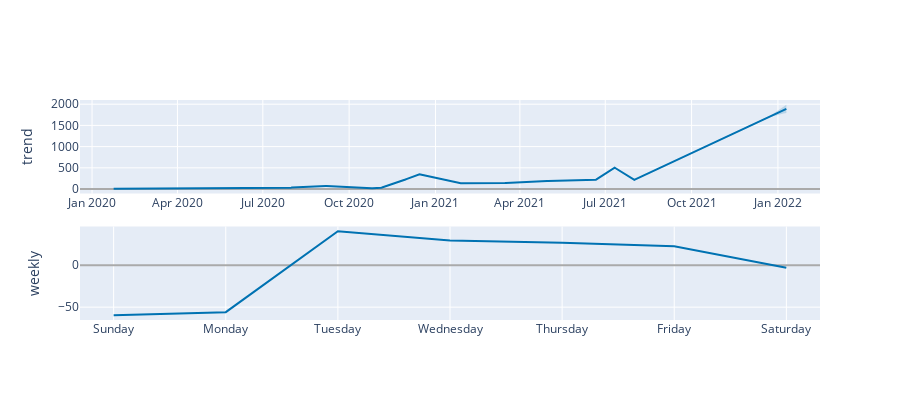

The notebook cell saved with this chart:
### Code cell
plot_components_plotly(m, forecast)

### Figure 1 — Plotly figure (JSON) as saved in the notebook; plotly's stock layout.template omitted (floating-point values rounded to 4 significant figures; data arrays with more than 128 entries replaced by an {"elided": "..."} marker saying what was removed)
{"data": [{"line": {"color": "#0072B2", "width": 2}, "mode": "lines", "name": "trend", "type": "scatter", "x": {"elided": "686 str values"}, "xaxis": "x", "y": {"elided": "686 float values"}, "yaxis": "y"}, {"line": {"color": "rgba(0, 114, 178, 0.2)", "width": 0}, "mode": "lines", "name": "trend_upper", "type": "scatter", "x": {"elided": "686 str values"}, "xaxis": "x", "y": {"elided": "686 float values"}, "yaxis": "y"}, {"fill": "tonexty", "fillcolor": "rgba(0, 114, 178, 0.2)", "line": {"color": "rgba(0, 114, 178, 0.2)", "width": 0}, "mode": "lines", "name": "trend_lower", "type": "scatter", "x": {"elided": "686 str values"}, "xaxis": "x", "y": {"elided": "686 float values"}, "yaxis": "y"}, {"line": {"color": "#0072B2", "width": 2}, "mode": "lines", "name": "weekly", "type": "scatter", "x": ["2017-01-01T00:00:00", "2017-01-02T00:00:00", "2017-01-03T00:00:00", "2017-01-04T00:00:00", "2017-01-05T00:00:00", "2017-01-06T00:00:00", "2017-01-07T00:00:00"], "xaxis": "x2", "y": [-59.7, -55.94, 40.4, 29.17, 26.67, 22.57, -3.172], "yaxis": "y2"}], "layout": {"height": 400, "showlegend": false, "width": 900, "xaxis": {"anchor": "y", "domain": [0, 1], "range": ["2019-12-19T03:36:00", "2022-02-14T20:24:00"], "type": "date"}, "xaxis2": {"anchor": "y2", "domain": [0, 1], "range": ["2016-12-31T16:48:00", "2017-01-07T07:12:00"], "tickformat": "%A", "type": "date"}, "yaxis": {"anchor": "x", "domain": [0.575, 1], "rangemode": "normal", "title": {"text": "trend"}, "zerolinecolor": "#AAA"}, "yaxis2": {"anchor": "x2", "domain": [0, 0.425], "title": {"text": "weekly"}, "zerolinecolor": "#AAA"}}}
